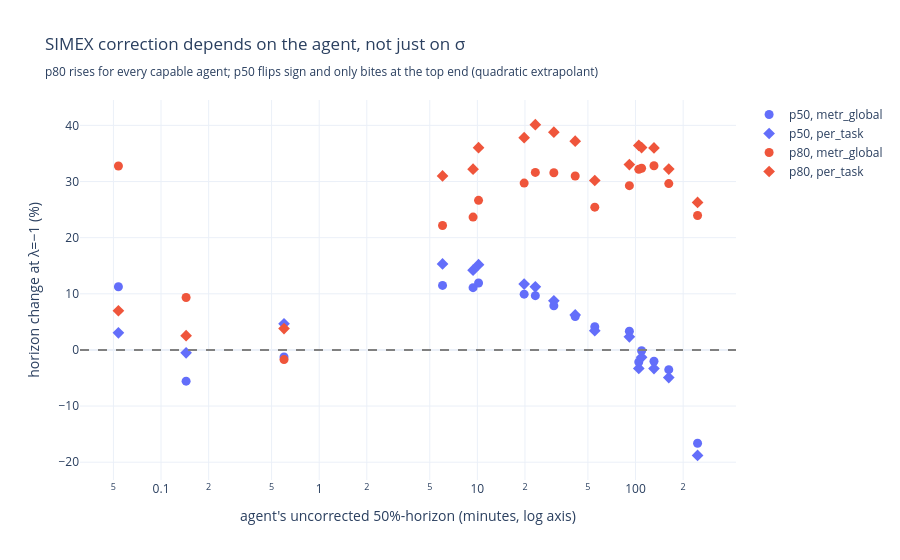

Notebook cell for this chart:
### Code cell
# The correction is NOT uniform across agents — it depends on where an agent's horizon
# sits relative to the bulk of the task-length distribution. Plot it against the agent's
# own uncorrected p50 as a single capability axis, so both quantiles of one agent share x.
capability_by_agent = (
    frontier_correction.query("quantile == 'p50' and noise_model == 'per_task'")
    .set_index("agent")["naive_horizon_min"]
)
correction_plot_data = frontier_correction.assign(
    agent_capability_min=frontier_correction["agent"].map(capability_by_agent)
)
fig = px.scatter(
    correction_plot_data,
    x="agent_capability_min", y="pct_change",
    color="quantile", symbol="noise_model", hover_name="agent", log_x=True,
    title="SIMEX correction depends on the agent, not just on σ<br>"
          "<sub>p80 rises for every capable agent; p50 flips sign and only bites at the "
          "top end (quadratic extrapolant)</sub>",
    labels={"agent_capability_min":
            "agent's uncorrected 50%-horizon (minutes, log axis)",
            "pct_change": "horizon change at λ=−1 (%)",
            "quantile": "", "noise_model": "σ model"},
)
fig.update_traces(marker=dict(size=9))
fig.update_layout(legend_title_text="")
fig.add_hline(y=0, line_dash="dash", line_color="gray")
fig.write_image(FIGURES / f"simex_correction{SUFFIX}.png", width=880, height=530, scale=2)
show(fig)

### Figure 1 — Plotly figure (JSON) as saved in the notebook; plotly's stock layout.template omitted (floating-point values rounded to 4 significant figures)
{"data": [{"hovertemplate": "<b>%{hovertext}</b><br><br>=p50<br>σ model=metr_global<br>agent's uncorrected 50%-horizon (minutes, log axis)=%{x}<br>horizon change at λ=−1 (%)=%{y}<extra></extra>", "hovertext": ["Claude 3.5 Sonnet (New)", "Claude 3.5 Sonnet (Old)", "Claude 3.7 Sonnet", "Claude 4.1 Opus", "Claude Opus 4.5", "GPT-2", "GPT-4 0314", "GPT-4 1106", "GPT-4o", "GPT-5", "GPT-5.1-Codex-Max", "Grok 4", "davinci-002 (GPT-3)", "gpt-3.5-turbo-instruct", "o1", "o1-preview", "o3"], "legendgroup": "p50, metr_global", "marker": {"color": "#636efa", "size": 9, "symbol": "circle"}, "mode": "markers", "name": "p50, metr_global", "orientation": "v", "showlegend": true, "type": "scatter", "x": [30.45, 19.76, 55.26, 109.3, 246.8, 0.05378, 6.024, 9.395, 10.17, 130.8, 162.3, 104.8, 0.1441, 0.5992, 41.55, 23.25, 91.44], "xaxis": "x", "y": [7.873, 9.939, 4.138, -0.155, -16.62, 11.26, 11.49, 11.09, 11.92, -2.021, -3.518, -2.15, -5.565, -1.254, 5.953, 9.67, 3.339], "yaxis": "y"}, {"hovertemplate": "<b>%{hovertext}</b><br><br>=p50<br>σ model=per_task<br>agent's uncorrected 50%-horizon (minutes, log axis)=%{x}<br>horizon change at λ=−1 (%)=%{y}<extra></extra>", "hovertext": ["Claude 3.5 Sonnet (New)", "Claude 3.5 Sonnet (Old)", "Claude 3.7 Sonnet", "Claude 4.1 Opus", "Claude Opus 4.5", "GPT-2", "GPT-4 0314", "GPT-4 1106", "GPT-4o", "GPT-5", "GPT-5.1-Codex-Max", "Grok 4", "davinci-002 (GPT-3)", "gpt-3.5-turbo-instruct", "o1", "o1-preview", "o3"], "legendgroup": "p50, per_task", "marker": {"color": "#636efa", "size": 9, "symbol": "diamond"}, "mode": "markers", "name": "p50, per_task", "orientation": "v", "showlegend": true, "type": "scatter", "x": [30.45, 19.76, 55.26, 109.3, 246.8, 0.05378, 6.024, 9.395, 10.17, 130.8, 162.3, 104.8, 0.1441, 0.5992, 41.55, 23.25, 91.44], "xaxis": "x", "y": [8.76, 11.73, 3.426, -1.32, -18.78, 3.05, 15.32, 14.21, 15.19, -3.328, -4.925, -3.286, -0.5173, 4.662, 6.244, 11.24, 2.338], "yaxis": "y"}, {"hovertemplate": "<b>%{hovertext}</b><br><br>=p80<br>σ model=metr_global<br>agent's uncorrected 50%-horizon (minutes, log axis)=%{x}<br>horizon change at λ=−1 (%)=%{y}<extra></extra>", "hovertext": ["Claude 3.5 Sonnet (New)", "Claude 3.5 Sonnet (Old)", "Claude 3.7 Sonnet", "Claude 4.1 Opus", "Claude Opus 4.5", "GPT-2", "GPT-4 0314", "GPT-4 1106", "GPT-4o", "GPT-5", "GPT-5.1-Codex-Max", "Grok 4", "davinci-002 (GPT-3)", "gpt-3.5-turbo-instruct", "o1", "o1-preview", "o3"], "legendgroup": "p80, metr_global", "marker": {"color": "#EF553B", "size": 9, "symbol": "circle"}, "mode": "markers", "name": "p80, metr_global", "orientation": "v", "showlegend": true, "type": "scatter", "x": [30.45, 19.76, 55.26, 109.3, 246.8, 0.05378, 6.024, 9.395, 10.17, 130.8, 162.3, 104.8, 0.1441, 0.5992, 41.55, 23.25, 91.44], "xaxis": "x", "y": [31.56, 29.72, 25.44, 32.36, 23.96, 32.76, 22.17, 23.67, 26.65, 32.81, 29.63, 32.17, 9.333, -1.719, 30.98, 31.62, 29.27], "yaxis": "y"}, {"hovertemplate": "<b>%{hovertext}</b><br><br>=p80<br>σ model=per_task<br>agent's uncorrected 50%-horizon (minutes, log axis)=%{x}<br>horizon change at λ=−1 (%)=%{y}<extra></extra>", "hovertext": ["Claude 3.5 Sonnet (New)", "Claude 3.5 Sonnet (Old)", "Claude 3.7 Sonnet", "Claude 4.1 Opus", "Claude Opus 4.5", "GPT-2", "GPT-4 0314", "GPT-4 1106", "GPT-4o", "GPT-5", "GPT-5.1-Codex-Max", "Grok 4", "davinci-002 (GPT-3)", "gpt-3.5-turbo-instruct", "o1", "o1-preview", "o3"], "legendgroup": "p80, per_task", "marker": {"color": "#EF553B", "size": 9, "symbol": "diamond"}, "mode": "markers", "name": "p80, per_task", "orientation": "v", "showlegend": true, "type": "scatter", "x": [30.45, 19.76, 55.26, 109.3, 246.8, 0.05378, 6.024, 9.395, 10.17, 130.8, 162.3, 104.8, 0.1441, 0.5992, 41.55, 23.25, 91.44], "xaxis": "x", "y": [38.8, 37.82, 30.18, 36.05, 26.27, 6.979, 31.0, 32.19, 36.02, 35.99, 32.22, 36.43, 2.543, 3.796, 37.2, 40.14, 33.02], "yaxis": "y"}], "layout": {"legend": {"title": {"text": ""}, "tracegroupgap": 0}, "shapes": [{"line": {"color": "gray", "dash": "dash"}, "type": "line", "x0": 0, "x1": 1, "xref": "x domain", "y0": 0, "y1": 0, "yref": "y"}], "title": {"text": "SIMEX correction depends on the agent, not just on σ<br><sub>p80 rises for every capable agent; p50 flips sign and only bites at the top end (quadratic extrapolant)</sub>"}, "xaxis": {"anchor": "y", "domain": [0.0, 1.0], "title": {"text": "agent's uncorrected 50%-horizon (minutes, log axis)"}, "type": "log"}, "yaxis": {"anchor": "x", "domain": [0.0, 1.0], "title": {"text": "horizon change at λ=−1 (%)"}}}}
